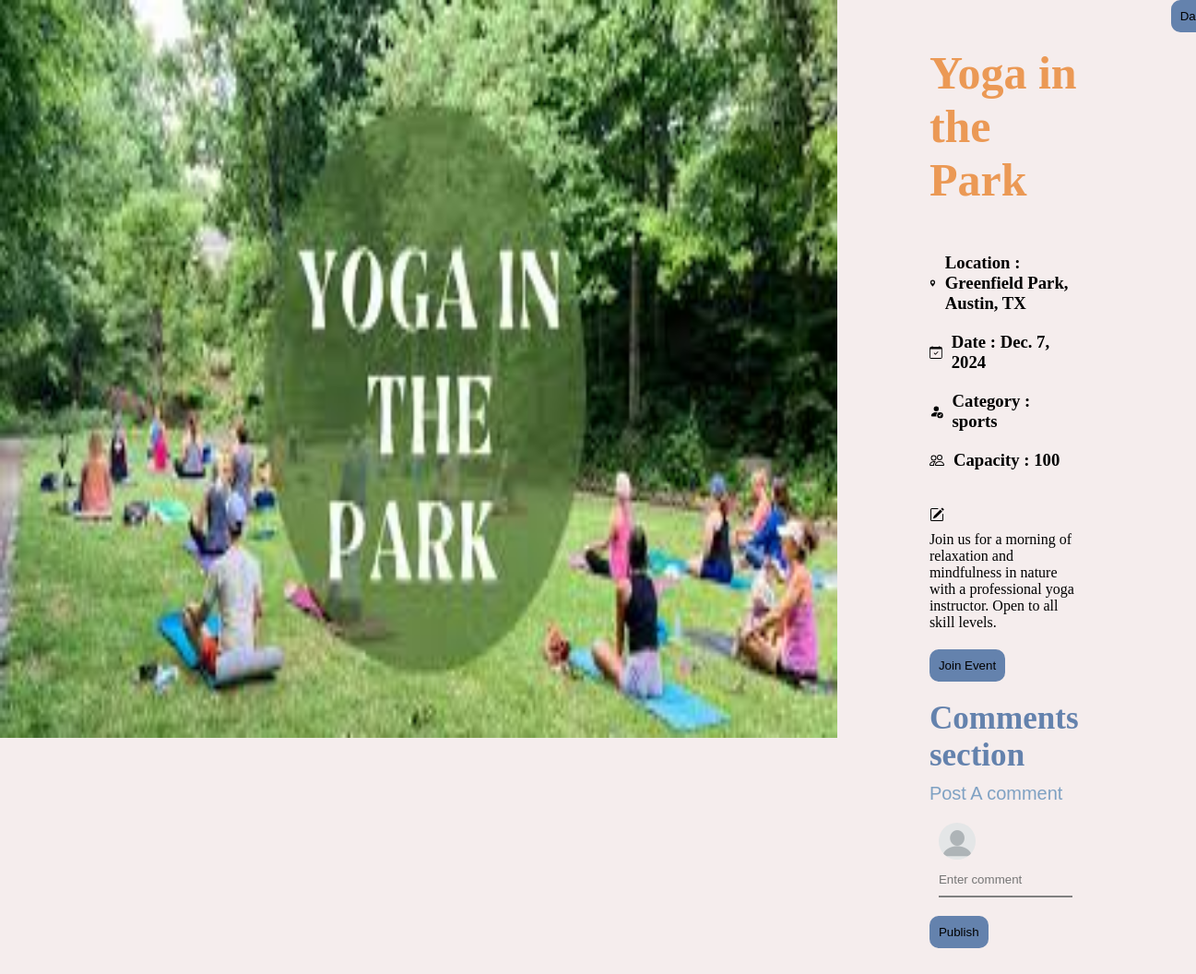
The app's page /view_event/20/ (signed in), older data.
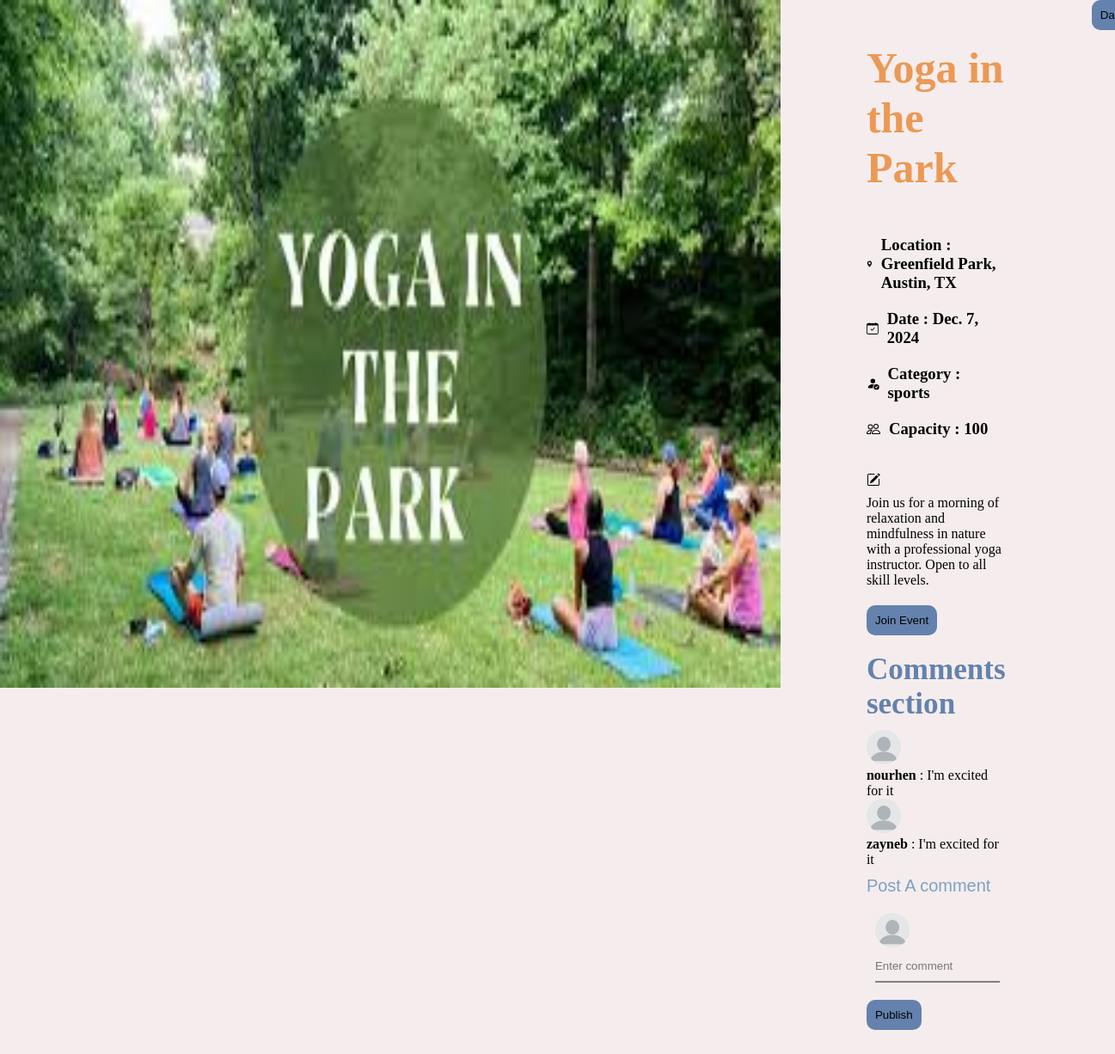
The same page, newer data.
### app_1/models.py (models this page shows)
class Comment(models.Model):
    event=models.ForeignKey(Event,related_name="comments",on_delete=models.CASCADE)
    user=models.ForeignKey(User,related_name="comments",on_delete=models.CASCADE)
    comment=models.TextField()
    rate=models.IntegerField(validators=[MinValueValidator(1),MaxValueValidator(10)])
    comment_status=models.SmallIntegerField(choices=STATUS_CHOICES,default=0)
    created_at=models.DateTimeField(auto_now_add=True)
    updated_at=models.DateTimeField(auto_now=True)

class User(models.Model):
    first_name=models.CharField(max_length=45)
    last_name=models.CharField(max_length=45)
    email=models.EmailField(unique=True)
    birth=models.DateField()
    password=models.CharField(max_length=255)
    role=models.SmallIntegerField(choices=ROLE_CHOICES,default=1)
    created_at=models.DateTimeField(auto_now_add=True)
    updated_at=models.DateTimeField(auto_now=True)
    objects=UserManager()

### app_1/views.py (the view)
# urls.py: path('view_event/<int:id>/',views.view_event),
def view_event(request,id):
    if "user_id" not in request.session:
        return redirect("/login")
    events=Event.objects.filter(id=id)
    user=User.objects.get(id=request.session['user_id'])
    event=events[0]
    comments=Comment.objects.filter(comment_status=1,event=event)
    date=datetime.date.today()
    members_numb=event.members.count()
    print(members_numb)
    context={
        "event":event,
        "user":user,
        "comments":comments,
        "date":date,
        "members_numb":members_numb
    }
    return render(request,"view_event.html",context)

### app_1/templates/view_event.html (shortened to what this page needs)
<!DOCTYPE html>
<html lang="en">
<head>
    {% load static %}
</head>
<body>
    <div class="container">
        <img class="card-img-top" src="{% static 'images/'%}{{event.image}}" alt="{{event.image}}">
        <div class="info">
            <h1>{{event.title}}</h1>
            <div class="all_info">
            <div class="sub_inf">
                <div class="location">
                    <svg xmlns="http://www.w3.org/2000/svg" width="16" height="16" fill="currentColor" class="bi bi-geo-alt-fill" viewBox="0 0 16 16">
                        <path d="M8 16s6-5.686 6-10A6 6 0 0 0 2 6c0 4.314 6 10 6 10m0-7a3 3 0 1 1 0-6 3 3 0 0 1 0 6"/>
                    </svg>
                    <h3>Location : {{event.location}}</h3>
                </div>
                <div class="date">
                    <h3>Date : {{event.start_date}} </h3>
                </div>
                <div class="category">
                    <h3>Category : {{event.category}} </h3>
                </div>
                <div class="number">
                    <h3>Capacity : {{event.total_number}}</h3>
                </div>
            </div>
            <div class="discription">
                <p>{{event.description}}</p>
            </div>
            </div>
            {% if user not in event.members.all and event.total_number > members_numb and event.start_date > date %}
            <a href="/join_event/{{event.id}}/" class="btn btn-danger"><button>Join Event</button></a>
                {% endif %}
            <div class="commentinput">
                <div class="head"><h3>Comments section</h3></div>
                {% for com in comments %}
                <img src="{% static 'images/blank-profile.png' %}" alt="">
                <p>
                   <strong>{{com.user.first_name}}</strong> : {{com.comment}}
                </p>
                {% endfor %}
            </div>
            <div class="comment_section">
            <div class="text"><p>Post A comment</p></div>
            <div class="commentbox">
                <form action="/create/comment/{{event.id}}/" method="post">
                    <div class="content">
                        <div class="commentinput">
                            <img src="{% static 'images/blank-profile.png' %}" alt="">
                            <input type="text" placeholder="Enter comment" class="usercomment" name="comment">
                        </div>
                    </div>
                    </div>
                    </div>
                    <button type="submit" id="publish">Publish</button>
        </div>
        <a href="/dashboard" class="btn btn-outline-success"><button>Dashboard</button></a>
    </div>
</body>
</html>

Row changes from the older to the newer data that the page shows:
added Comment: user.first_name "nourhen", comment "I'm excited for it"
added Comment: user.first_name "zayneb", comment "I'm excited for it"
